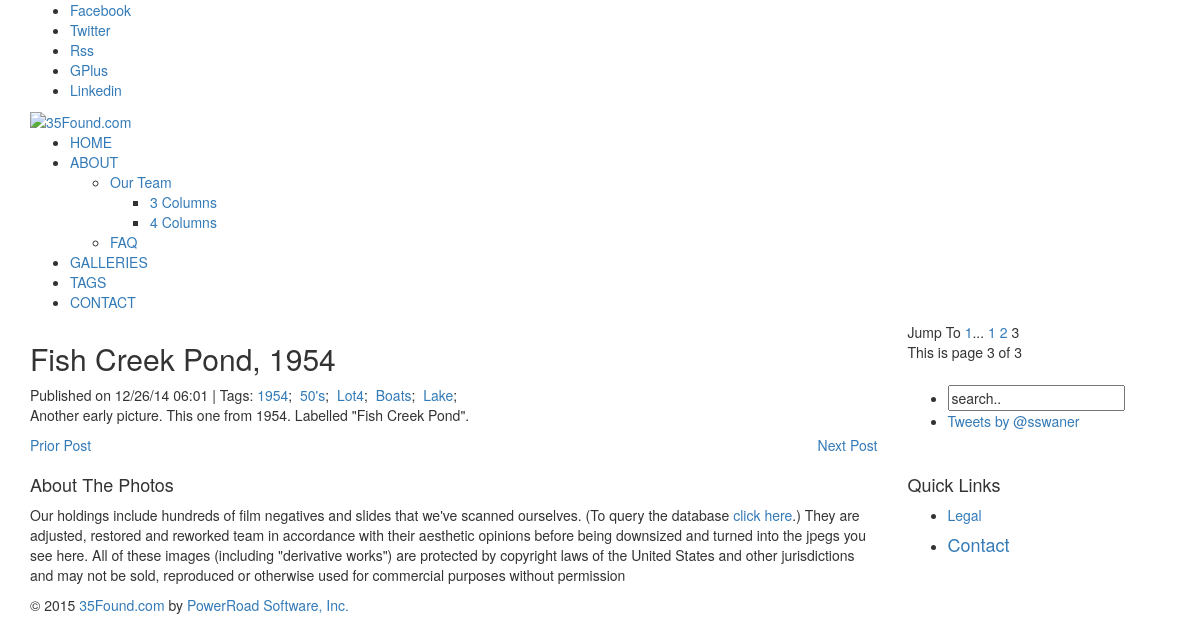
The app's page /10.html with its own data.
### tables this page shows
CREATE TABLE post (id int primary key, body text, title varchar(100), slide_url varchar(150), publish_date datetime, draft int default(0), posted_by varchar(40), page int);

CREATE TABLE tag_post (tag varchar(50), post_id int);

### _35found.py (the view)
@app.route('/<int:post_id>.html')
def detail(post_id):
	tag_list = get_tags(post_id)
	tags = [x[0] for x in tag_list]
	try:
		p = get_post(post_id)
	except Exception:
		print("database error")
		raise
		return abort(404)
	if not p:
		print("Nothing returned")
		return abort(404)
	c = conn.cursor()
	c.execute("select max(page) from post;")
	last_page = c.fetchone()[0]
	c.execute("select max(id) from post;")
	last_id = c.fetchone()[0]
	return render_template('post-detail.html', title = p['title'], body = p['body'],
			url = p['url'], date = p['publish_date'], tags = tags,
			last_id = last_id, current_id = post_id,
			last_page = last_page,
			current_page = p['page'], show_page_control = 1), 200, {'Content-Type': 'text/html; charset=utf-8'}

### _35found.py (called while the page is built)
def get_tags(post_id):
	c = conn.cursor()
	c.execute("select tag from tag_post where post_id = ?;", (post_id, ))
	tags = c.fetchall()
	return tags

def get_post(post_id):
	p = {}
	c = conn.cursor()
	c.execute("""select title, body, publish_date, page, slide_url
					from post where id = ?""", (post_id, ))
	r = c.fetchone()
	p['title'] = r[0]
	p['body'] = r[1]
	p['publish_date'] = r[2]
	p['page'] = r[3]
	p['url'] = r[4]
	if p == []: return None
	else: return p

### templates/post-detail.html (shortened to what this page needs)
{% extends "base.html" %}
{% block page_title %}{{ title }}{% endblock %}
{% block content %}
<article class="col-md-12 blog-post">
<div class="news-info">Published on {{ date }} | Tags: {% for tag in tags %}
<a href="/tags/{{ tag }}.html">{{tag}}</a>;&nbsp;
{% endfor %}
</div>
<p>{{ body }}</p>
<p>
{% if current_id > 1 %}
<div class="read-more" style="float: left"><a href="/{{ current_id - 1 }}.html">Prior Post</a></div>{% endif %}&nbsp;
{% if current_id < last_id %}
<div class="read-more" style="float: right"><a href="/{{ current_id + 1 }}.html">Next Post</a></div>
{% endif %}</p>
</article>
{% endblock %}

### records on screen
post: title "Fish Creek Pond, 1954", publish_date "12/26/14 06:01", body "Another early picture. This one from 1954. Labelled \"Fish Creek Pond\"."
tag_post: tag "1954"
tag_post: tag "50's"
tag_post: tag "Lot4"
tag_post: tag "Boats"
tag_post: tag "Lake"

### other values on screen
{{ current_page - 2 }} "1"
{{ current_page - 1 }} "2"
{{ current_page }} "3"
{{ last_page }} "3"
